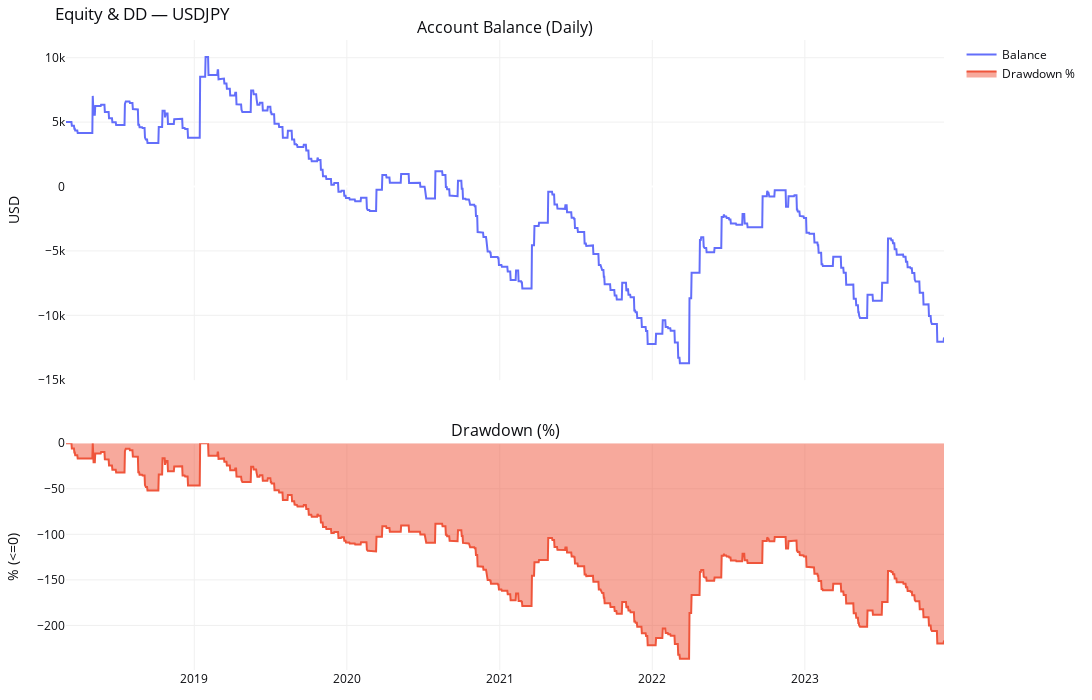
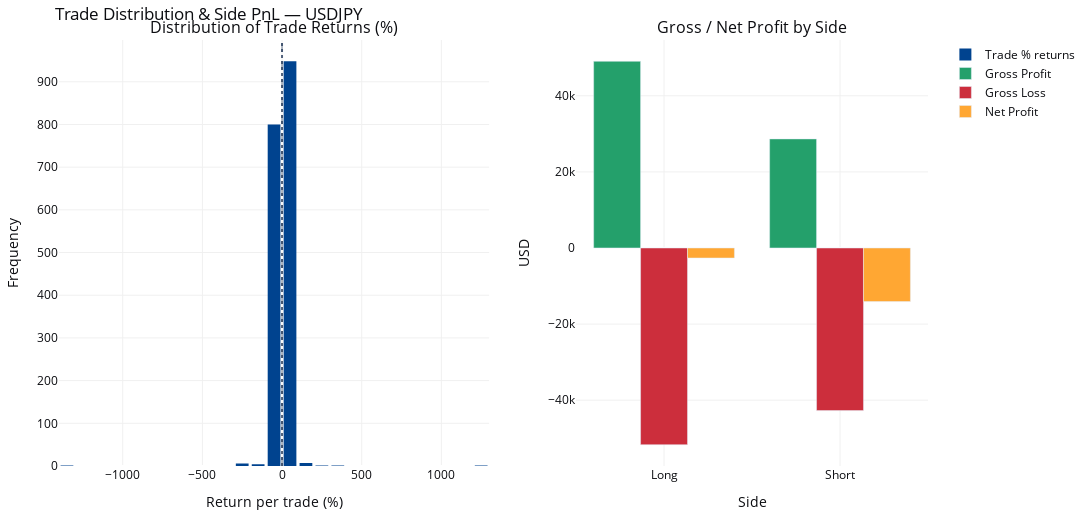

Source (notebook cell) for these figures, in order:
### Markdown cell above
**Backtest setup:**
- **Pair:** BTCUSD  
- **Periods:**  
  - In-sample: 2018-03-01 → 2023-12-31  
  - Out-of-sample: 2024-01-01 → 2025-11-10 (to evaluate the performance of optimized parameters)

**Strategy concept:**  
The Donchian Breakout strategy identifies breakouts from a defined price range.

- **Buy signal:**  
  Triggered when the closing price breaks **above** the Donchian high.  
  Stop loss is placed at the Donchian low.

- **Sell signal:**  
  Triggered when the closing price breaks **below** the Donchian low.  
  Stop loss is placed at the Donchian high.

Positions are maintained until an **opposite signal** occurs, at which point all the current trades are closed and a new one is opened in the reverse direction.

**Backtest result:**
- The strategy is profitable, but its return distribution is **right-skewed** - most trades result in **small losses (around –1%)**, while a few large winning trades drive overall profitability by capturing strong upward or downward trends.  
- Consequently, during sideways markets, the strategy tends to generate frequent false signals, which can lead to **significant drawdowns over a short period** if too many trades are triggered.

***Therefore, to reduce the drawdown, I modify the strategy in Version 2 to allow only one open position at a time.***

### Code cell
res_v1 = run_backtest_for_symbol_v1(
    pair=PAIR,
    timeframe=TIMEFRAME,
    start_date=START_DATE,
    end_date=END_DATE,
    initial_capital=INITIAL_CAPITAL,
    risk_per_trade=RISK_PER_TRADE,
    risk_mode=RISK_MODE,
    commission_per_lot=COMMISSION_PER_LOT,
    lookback=DONCHIAN_LOOKBACK,
)

print(f"\n=== {PAIR} ===")
display(res_v1["report_df"].T)

fig_equity = plot_equity_and_dd(res_v1["balance_daily"], res_v1["dd_pct"])
fig_equity.update_layout(title_text=f"Equity & DD — {PAIR}")
fig_equity.show()

fig_trade = plot_trade_distribution_and_side_pnl(res_v1["trades"])
fig_trade.update_layout(title_text=f"Trade Distribution & Side PnL — {PAIR}")
fig_trade.show()

### Figure 1 — Plotly figure (JSON) as saved in the notebook; plotly's stock layout.template omitted (floating-point values rounded to 4 significant figures; data arrays with more than 128 entries replaced by an {"elided": "..."} marker saying what was removed)
{"data": [{"mode": "lines", "name": "Balance", "type": "scatter", "x": {"elided": "2102 str values"}, "xaxis": "x", "y": {"elided": "2102 float values"}, "yaxis": "y"}, {"fill": "tozeroy", "mode": "lines", "name": "Drawdown %", "type": "scatter", "x": {"elided": "2102 str values"}, "xaxis": "x2", "y": {"elided": "2102 float values"}, "yaxis": "y2"}], "layout": {"annotations": [{"font": {"size": 16}, "showarrow": false, "text": "Account Balance (Daily)", "x": 0.5, "xanchor": "center", "xref": "paper", "y": 1, "yanchor": "bottom", "yref": "paper"}, {"font": {"size": 16}, "showarrow": false, "text": "Drawdown (%)", "x": 0.5, "xanchor": "center", "xref": "paper", "y": 0.36, "yanchor": "bottom", "yref": "paper"}], "font": {"color": "#0c0d11", "size": 12}, "height": 700, "margin": {"b": 30, "l": 40, "r": 30, "t": 40}, "paper_bgcolor": "#ffffff", "plot_bgcolor": "#ffffff", "showlegend": true, "title": {"text": "Equity & DD — USDJPY"}, "width": 1300, "xaxis": {"anchor": "y", "domain": [0, 1], "gridcolor": "#f0f0f0", "matches": "x2", "showticklabels": false}, "xaxis2": {"anchor": "y2", "domain": [0, 1], "gridcolor": "#f0f0f0"}, "yaxis": {"anchor": "x", "domain": [0.46, 1], "gridcolor": "#f0f0f0", "title": {"text": "USD"}}, "yaxis2": {"anchor": "x2", "domain": [0, 0.36], "gridcolor": "#f0f0f0", "title": {"text": "% (<=0)"}}}}

### Figure 2 — Plotly figure (JSON) as saved in the notebook; plotly's stock layout.template omitted (floating-point values rounded to 4 significant figures; data arrays with more than 128 entries replaced by an {"elided": "..."} marker saying what was removed)
{"data": [{"hovertemplate": "Return: %{x:.2f}%<br>Count: %{y}<extra></extra>", "marker": {"color": "#00438F"}, "name": "Trade % returns", "nbinsx": 50, "type": "histogram", "x": {"elided": "1769 float values"}, "xaxis": "x", "yaxis": "y"}, {"hovertemplate": "%{x}<br>$%{y:.2f}<extra></extra>", "marker": {"color": "#24A06B"}, "name": "Gross Profit", "type": "bar", "x": ["Long", "Short"], "xaxis": "x2", "y": [49070.0, 28670.0], "yaxis": "y2"}, {"hovertemplate": "%{x}<br>$%{y:.2f}<extra></extra>", "marker": {"color": "#CC2E3C"}, "name": "Gross Loss", "type": "bar", "x": ["Long", "Short"], "xaxis": "x2", "y": [-51700.0, -42750.0], "yaxis": "y2"}, {"hovertemplate": "%{x}<br>$%{y:.2f}<extra></extra>", "marker": {"color": "#FFA733"}, "name": "Net Profit", "type": "bar", "x": ["Long", "Short"], "xaxis": "x2", "y": [-2633.0, -14080.0], "yaxis": "y2"}], "layout": {"annotations": [{"font": {"size": 16}, "showarrow": false, "text": "Distribution of Trade Returns (%)", "x": 0.2475, "xanchor": "center", "xref": "paper", "y": 1, "yanchor": "bottom", "yref": "paper"}, {"font": {"size": 16}, "showarrow": false, "text": "Gross / Net Profit by Side", "x": 0.7975, "xanchor": "center", "xref": "paper", "y": 1, "yanchor": "bottom", "yref": "paper"}], "barmode": "group", "font": {"color": "#0c0d11", "size": 12}, "height": 520, "margin": {"b": 30, "l": 40, "r": 30, "t": 40}, "paper_bgcolor": "#ffffff", "plot_bgcolor": "#ffffff", "shapes": [{"line": {"dash": "dash", "width": 1}, "opacity": 0.7, "type": "line", "x0": 0, "x1": 0, "xref": "x", "y0": 0, "y1": 1, "yref": "y domain"}, {"line": {"dash": "dot", "width": 2}, "opacity": 0.8, "type": "line", "x0": -0.1447, "x1": -0.1447, "xref": "x", "y0": 0, "y1": 1, "yref": "y domain"}], "showlegend": true, "title": {"text": "Trade Distribution & Side PnL — USDJPY"}, "width": 1300, "xaxis": {"anchor": "y", "domain": [0, 0.495], "gridcolor": "#f0f0f0", "title": {"text": "Return per trade (%)"}}, "xaxis2": {"anchor": "y2", "domain": [0.595, 1], "gridcolor": "#f0f0f0", "title": {"text": "Side"}}, "yaxis": {"anchor": "x", "domain": [0, 1], "gridcolor": "#f0f0f0", "title": {"text": "Frequency"}}, "yaxis2": {"anchor": "x2", "domain": [0, 1], "gridcolor": "#f0f0f0", "title": {"text": "USD"}}}}
